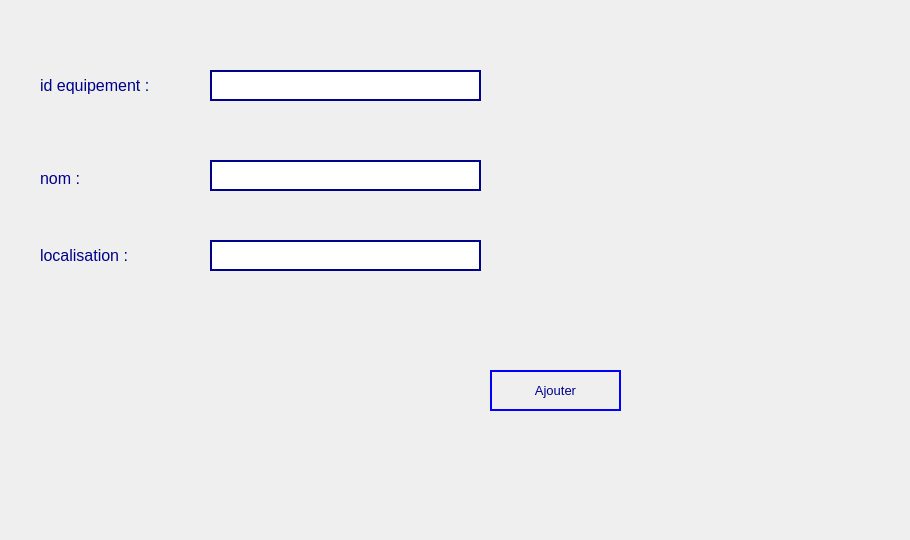
      <widget class="QWidget" name="tab_4">
       <attribute name="title">
        <string>Ajouter equipement para</string>
       </attribute>
       <widget class="QLabel" name="label_7">
        <property name="geometry">
         <rect>
          <x>40</x>
          <y>70</y>
          <width>151</width>
          <height>31</height>
         </rect>
        </property>
        <property name="font">
         <font>
          <pointsize>12</pointsize>
         </font>
        </property>
        <property name="styleSheet">
         <string notr="true">color:darkblue</string>
        </property>
        <property name="text">
         <string>id equipement :</string>
        </property>
       </widget>
       <widget class="QLabel" name="label_8">
        <property name="geometry">
         <rect>
          <x>40</x>
          <y>170</y>
          <width>55</width>
          <height>16</height>
         </rect>
        </property>
        <property name="font">
         <font>
          <pointsize>12</pointsize>
         </font>
        </property>
        <property name="styleSheet">
         <string notr="true">color:darkblue</string>
        </property>
        <property name="text">
         <string>nom :</string>
        </property>
       </widget>
       <widget class="QLabel" name="label_9">
        <property name="geometry">
         <rect>
          <x>40</x>
          <y>230</y>
          <width>131</width>
          <height>51</height>
         </rect>
        </property>
        <property name="font">
         <font>
          <pointsize>12</pointsize>
         </font>
        </property>
        <property name="styleSheet">
         <string notr="true">color:darkblue</string>
        </property>
        <property name="text">
         <string>localisation :</string>
        </property>
       </widget>
       <widget class="QPushButton" name="pushButtonAjouterEquip">
        <property name="geometry">
         <rect>
          <x>490</x>
          <y>370</y>
          <width>131</width>
          <height>41</height>
         </rect>
        </property>
        <property name="font">
         <font>
          <pointsize>10</pointsize>
         </font>
        </property>
        <property name="styleSheet">
         <string notr="true">color:darkblue;
border-color:blue ;
border-style:solid;
border-width:2px;</string>
        </property>
        <property name="text">
         <string>Ajouter</string>
        </property>
       </widget>
       <widget class="QLineEdit" name="lineEdit_idEquip">
        <property name="geometry">
         <rect>
          <x>210</x>
          <y>70</y>
          <width>271</width>
          <height>31</height>
         </rect>
        </property>
        <property name="styleSheet">
         <string notr="true">border-color:darkblue ;
border-style:solid;
border-width:2px;</string>
        </property>
       </widget>
       <widget class="QLineEdit" name="lineEdit_nomEquip">
        <property name="geometry">
         <rect>
          <x>210</x>
          <y>160</y>
          <width>271</width>
          <height>31</height>
         </rect>
        </property>
        <property name="styleSheet">
         <string notr="true">border-color:darkblue ;
border-style:solid;
border-width:2px;</string>
        </property>
       </widget>
       <widget class="QLineEdit" name="lineEdit_localisation">
        <property name="geometry">
         <rect>
          <x>210</x>
          <y>240</y>
          <width>271</width>
          <height>31</height>
         </rect>
        </property>
        <property name="styleSheet">
         <string notr="true">border-color:darkblue ;
border-style:solid;
border-width:2px;</string>
        </property>
       </widget>
       <widget class="QLabel" name="label_14">
        <property name="geometry">
         <rect>
          <x>-40</x>
          <y>0</y>
          <width>901</width>
          <height>531</height>
         </rect>
        </property>
        <property name="text">
         <string/>
        </property>
        <property name="pixmap">
         <pixmap>../../Desktop/2A/Projet_C++/blue-medical-science-background-vector-19610567.jpg</pixmap>
        </property>
       </widget>
       <zorder>label_14</zorder>
       <zorder>label_7</zorder>
       <zorder>label_8</zorder>
       <zorder>label_9</zorder>
       <zorder>pushButtonAjouterEquip</zorder>
       <zorder>lineEdit_idEquip</zorder>
       <zorder>lineEdit_nomEquip</zorder>
       <zorder>lineEdit_localisation</zorder>
      </widget>
